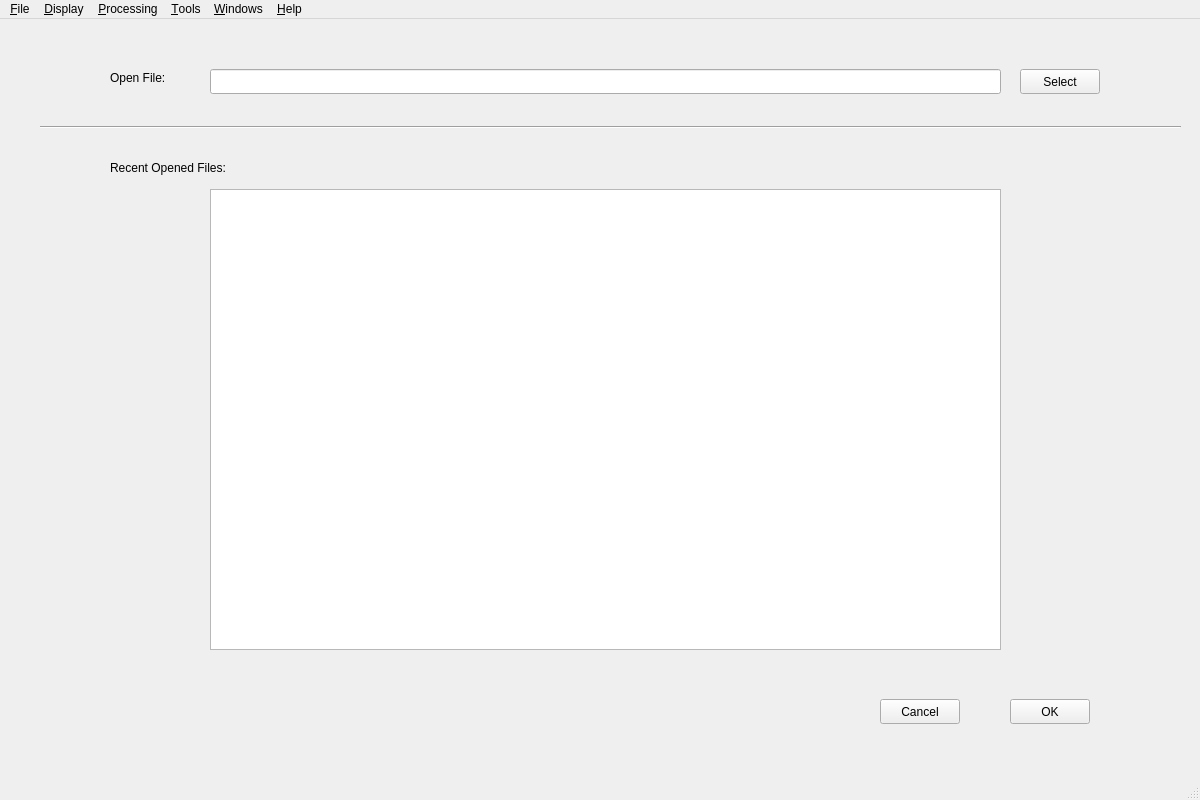
<?xml version="1.0" encoding="UTF-8"?>
<ui version="4.0">
 <class>SeismicDataProcessing2D</class>
 <widget class="QMainWindow" name="SeismicDataProcessing2D">
  <property name="geometry">
   <rect>
    <x>0</x>
    <y>0</y>
    <width>1200</width>
    <height>800</height>
   </rect>
  </property>
  <property name="sizePolicy">
   <sizepolicy hsizetype="Fixed" vsizetype="Fixed">
    <horstretch>0</horstretch>
    <verstretch>0</verstretch>
   </sizepolicy>
  </property>
  <property name="mouseTracking">
   <bool>true</bool>
  </property>
  <property name="windowTitle">
   <string>Seismic Data Processing 2D</string>
  </property>
  <property name="dockOptions">
   <set>QMainWindow::AllowTabbedDocks|QMainWindow::AnimatedDocks</set>
  </property>
  <property name="unifiedTitleAndToolBarOnMac">
   <bool>true</bool>
  </property>
  <widget class="QWidget" name="centralwidget">
   <widget class="QFrame" name="startupFrame">
    <property name="geometry">
     <rect>
      <x>40</x>
      <y>10</y>
      <width>1141</width>
      <height>651</height>
     </rect>
    </property>
    <property name="frameShape">
     <enum>QFrame::NoFrame</enum>
    </property>
    <property name="frameShadow">
     <enum>QFrame::Raised</enum>
    </property>
    <widget class="QLabel" name="label">
     <property name="geometry">
      <rect>
       <x>70</x>
       <y>40</y>
       <width>83</width>
       <height>17</height>
      </rect>
     </property>
     <property name="text">
      <string>Open File:    </string>
     </property>
    </widget>
    <widget class="QSplitter" name="splitter">
     <property name="geometry">
      <rect>
       <x>0</x>
       <y>90</y>
       <width>1141</width>
       <height>16</height>
      </rect>
     </property>
     <property name="orientation">
      <enum>Qt::Horizontal</enum>
     </property>
     <widget class="Line" name="line">
      <property name="orientation">
       <enum>Qt::Horizontal</enum>
      </property>
     </widget>
    </widget>
    <widget class="QLineEdit" name="startupOpenFileLineEdit">
     <property name="geometry">
      <rect>
       <x>170</x>
       <y>40</y>
       <width>791</width>
       <height>25</height>
      </rect>
     </property>
    </widget>
    <widget class="QPushButton" name="startupSelectFileBtn">
     <property name="geometry">
      <rect>
       <x>980</x>
       <y>40</y>
       <width>80</width>
       <height>25</height>
      </rect>
     </property>
     <property name="text">
      <string>Select</string>
     </property>
    </widget>
    <widget class="QFrame" name="startupFileInfoFrame">
     <property name="geometry">
      <rect>
       <x>60</x>
       <y>110</y>
       <width>1021</width>
       <height>531</height>
      </rect>
     </property>
     <property name="frameShape">
      <enum>QFrame::NoFrame</enum>
     </property>
     <property name="frameShadow">
      <enum>QFrame::Raised</enum>
     </property>
     <widget class="QLabel" name="label_2">
      <property name="geometry">
       <rect>
        <x>10</x>
        <y>20</y>
        <width>145</width>
        <height>17</height>
       </rect>
      </property>
      <property name="text">
       <string>Recent Opened Files:</string>
      </property>
     </widget>
     <widget class="QListWidget" name="startupRecentFIlesListWidget">
      <property name="geometry">
       <rect>
        <x>110</x>
        <y>50</y>
        <width>791</width>
        <height>461</height>
       </rect>
      </property>
     </widget>
    </widget>
   </widget>
   <widget class="QPushButton" name="sartupCancelBtn">
    <property name="geometry">
     <rect>
      <x>880</x>
      <y>680</y>
      <width>80</width>
      <height>25</height>
     </rect>
    </property>
    <property name="text">
     <string>Cancel</string>
    </property>
   </widget>
   <widget class="QPushButton" name="startupOKBtn">
    <property name="geometry">
     <rect>
      <x>1010</x>
      <y>680</y>
      <width>80</width>
      <height>25</height>
     </rect>
    </property>
    <property name="text">
     <string>OK</string>
    </property>
   </widget>
  </widget>
  <widget class="QMenuBar" name="menubar">
   <property name="geometry">
    <rect>
     <x>0</x>
     <y>0</y>
     <width>1200</width>
     <height>22</height>
    </rect>
   </property>
   <widget class="QMenu" name="menusFile">
    <property name="title">
     <string>&amp;File</string>
    </property>
    <addaction name="action_load_segy_file"/>
    <addaction name="action_saveas_segy_file"/>
    <addaction name="action_close_current_file"/>
    <addaction name="separator"/>
    <addaction name="action_quit_all"/>
   </widget>
   <widget class="QMenu" name="menuDisplay">
    <property name="title">
     <string>&amp;Display</string>
    </property>
    <addaction name="action_display_offsetelev"/>
    <addaction name="separator"/>
    <addaction name="action_display_wt_gather"/>
    <addaction name="action_display_vd_gather"/>
    <addaction name="separator"/>
    <addaction name="action_display_next_gather"/>
    <addaction name="action_display_previous_gather"/>
    <addaction name="action_display_first_gather"/>
    <addaction name="action_display_last_gather"/>
    <addaction name="separator"/>
    <addaction name="action_display_zoomin"/>
    <addaction name="action_display_zoomout"/>
    <addaction name="action_display_zoomfit"/>
    <addaction name="separator"/>
    <addaction name="action_display_parameters"/>
   </widget>
   <widget class="QMenu" name="menuProcessing">
    <property name="title">
     <string>&amp;Processing</string>
    </property>
    <addaction name="action_processing_showdock"/>
   </widget>
   <widget class="QMenu" name="menuTools">
    <property name="title">
     <string>&amp;Tools</string>
    </property>
    <addaction name="action_tools_FrequencyAnalysis"/>
    <addaction name="action_tools_BadTraceSelection"/>
    <addaction name="action_tools_StackVelocityAnalysis"/>
    <addaction name="action_tools_PickingMute"/>
    <addaction name="separator"/>
    <addaction name="action_tools_buildModuleParameters"/>
   </widget>
   <widget class="QMenu" name="menuWindows">
    <property name="title">
     <string>&amp;Windows</string>
    </property>
    <addaction name="action_show_open_file_list"/>
   </widget>
   <widget class="QMenu" name="menuHelp">
    <property name="title">
     <string>&amp;Help</string>
    </property>
    <addaction name="action_about_SDP2D"/>
   </widget>
   <addaction name="menusFile"/>
   <addaction name="menuDisplay"/>
   <addaction name="menuProcessing"/>
   <addaction name="menuTools"/>
   <addaction name="menuWindows"/>
   <addaction name="menuHelp"/>
  </widget>
  <widget class="QStatusBar" name="statusbar">
   <property name="mouseTracking">
    <bool>true</bool>
   </property>
  </widget>
  <action name="action_load_segy_file">
   <property name="icon">
    <iconset resource="sdp2d.qrc">
     <normaloff>:/images/fileopen.png</normaloff>:/images/fileopen.png</iconset>
   </property>
   <property name="text">
    <string>&amp;Load SEGY</string>
   </property>
   <property name="shortcut">
    <string>Ctrl+L</string>
   </property>
  </action>
  <action name="action_saveas_segy_file">
   <property name="icon">
    <iconset resource="sdp2d.qrc">
     <normaloff>:/images/saveAs.png</normaloff>:/images/saveAs.png</iconset>
   </property>
   <property name="text">
    <string>&amp;Save as...</string>
   </property>
   <property name="shortcut">
    <string>Ctrl+S</string>
   </property>
  </action>
  <action name="action_close_current_file">
   <property name="icon">
    <iconset resource="sdp2d.qrc">
     <normaloff>:/images/close.png</normaloff>:/images/close.png</iconset>
   </property>
   <property name="text">
    <string>&amp;Close File</string>
   </property>
   <property name="shortcut">
    <string>Ctrl+C</string>
   </property>
  </action>
  <action name="action_quit_all">
   <property name="icon">
    <iconset resource="sdp2d.qrc">
     <normaloff>:/images/quit.png</normaloff>:/images/quit.png</iconset>
   </property>
   <property name="text">
    <string>&amp;Quit</string>
   </property>
   <property name="shortcut">
    <string>Ctrl+Alt+Q</string>
   </property>
  </action>
  <action name="action_display_offsetelev">
   <property name="checkable">
    <bool>true</bool>
   </property>
   <property name="checked">
    <bool>false</bool>
   </property>
   <property name="icon">
    <iconset resource="sdp2d.qrc">
     <normaloff>:/images/trheader.png</normaloff>:/images/trheader.png</iconset>
   </property>
   <property name="text">
    <string>Display Offset and Elev</string>
   </property>
  </action>
  <action name="action_display_wt_gather">
   <property name="checkable">
    <bool>true</bool>
   </property>
   <property name="checked">
    <bool>false</bool>
   </property>
   <property name="icon">
    <iconset resource="sdp2d.qrc">
     <normaloff>:/images/wiggle.xpm</normaloff>:/images/wiggle.xpm</iconset>
   </property>
   <property name="text">
    <string>Wiggle Trace</string>
   </property>
   <property name="shortcut">
    <string>Ctrl+W</string>
   </property>
  </action>
  <action name="action_display_vd_gather">
   <property name="checkable">
    <bool>true</bool>
   </property>
   <property name="checked">
    <bool>true</bool>
   </property>
   <property name="icon">
    <iconset resource="sdp2d.qrc">
     <normaloff>:/images/colormap.xpm</normaloff>:/images/colormap.xpm</iconset>
   </property>
   <property name="text">
    <string>Variable Density</string>
   </property>
   <property name="shortcut">
    <string>Ctrl+V</string>
   </property>
  </action>
  <action name="action_display_next_gather">
   <property name="icon">
    <iconset resource="sdp2d.qrc">
     <normaloff>:/images/MoveRight.xpm</normaloff>:/images/MoveRight.xpm</iconset>
   </property>
   <property name="text">
    <string>Next Gather</string>
   </property>
   <property name="shortcut">
    <string>Shift+Right</string>
   </property>
  </action>
  <action name="action_display_previous_gather">
   <property name="icon">
    <iconset resource="sdp2d.qrc">
     <normaloff>:/images/MoveLeft.xpm</normaloff>:/images/MoveLeft.xpm</iconset>
   </property>
   <property name="text">
    <string>Previous Gather</string>
   </property>
   <property name="shortcut">
    <string>Shift+Left</string>
   </property>
  </action>
  <action name="action_display_first_gather">
   <property name="icon">
    <iconset resource="sdp2d.qrc">
     <normaloff>:/images/FirstPage.png</normaloff>:/images/FirstPage.png</iconset>
   </property>
   <property name="text">
    <string>First Gather</string>
   </property>
   <property name="shortcut">
    <string>Ctrl+Shift+Left</string>
   </property>
  </action>
  <action name="action_display_last_gather">
   <property name="icon">
    <iconset resource="sdp2d.qrc">
     <normaloff>:/images/LastPage.png</normaloff>:/images/LastPage.png</iconset>
   </property>
   <property name="text">
    <string>Last Gather</string>
   </property>
   <property name="shortcut">
    <string>Ctrl+Shift+Right</string>
   </property>
  </action>
  <action name="action_display_zoomin">
   <property name="icon">
    <iconset resource="sdp2d.qrc">
     <normaloff>:/images/ZoomIn.xpm</normaloff>:/images/ZoomIn.xpm</iconset>
   </property>
   <property name="text">
    <string>Zoom In</string>
   </property>
   <property name="shortcut">
    <string>Ctrl+Shift+=</string>
   </property>
  </action>
  <action name="action_display_zoomout">
   <property name="icon">
    <iconset resource="sdp2d.qrc">
     <normaloff>:/images/ZoomOut.xpm</normaloff>:/images/ZoomOut.xpm</iconset>
   </property>
   <property name="text">
    <string>Zoom Out</string>
   </property>
   <property name="shortcut">
    <string>Ctrl+Shift+-</string>
   </property>
  </action>
  <action name="action_display_zoomfit">
   <property name="icon">
    <iconset resource="sdp2d.qrc">
     <normaloff>:/images/fitscreen.png</normaloff>:/images/fitscreen.png</iconset>
   </property>
   <property name="text">
    <string>Zoom to Fit</string>
   </property>
   <property name="shortcut">
    <string>Ctrl+Shift+F</string>
   </property>
  </action>
  <action name="action_display_parameters">
   <property name="text">
    <string>Display Parameters</string>
   </property>
   <property name="shortcut">
    <string>Ctrl+P</string>
   </property>
  </action>
  <action name="action_processing_showdock">
   <property name="checkable">
    <bool>true</bool>
   </property>
   <property name="checked">
    <bool>false</bool>
   </property>
   <property name="text">
    <string>Show processing dock</string>
   </property>
  </action>
  <action name="action_tools_buildModuleParameters">
   <property name="text">
    <string>Build Module Parameters</string>
   </property>
  </action>
  <action name="action_show_open_file_list">
   <property name="checkable">
    <bool>true</bool>
   </property>
   <property name="checked">
    <bool>true</bool>
   </property>
   <property name="text">
    <string>Show Open Files</string>
   </property>
  </action>
  <action name="action_about_SDP2D">
   <property name="text">
    <string>About SDP2D</string>
   </property>
  </action>
  <action name="action_tools_FrequencyAnalysis">
   <property name="checkable">
    <bool>true</bool>
   </property>
   <property name="icon">
    <iconset resource="sdp2d.qrc">
     <normaloff>:/images/toolsFFT.jpg</normaloff>:/images/toolsFFT.jpg</iconset>
   </property>
   <property name="text">
    <string>Frequency Analysis</string>
   </property>
  </action>
  <action name="action_tools_StackVelocityAnalysis">
   <property name="checkable">
    <bool>true</bool>
   </property>
   <property name="icon">
    <iconset resource="sdp2d.qrc">
     <normaloff>:/images/velAna.png</normaloff>:/images/velAna.png</iconset>
   </property>
   <property name="text">
    <string>Stack Velocity nanlysis</string>
   </property>
  </action>
  <action name="action_tools_BadTraceSelection">
   <property name="checkable">
    <bool>true</bool>
   </property>
   <property name="icon">
    <iconset resource="sdp2d.qrc">
     <normaloff>:/images/toolsEdit.png</normaloff>:/images/toolsEdit.png</iconset>
   </property>
   <property name="text">
    <string>Bad Trace Selection</string>
   </property>
  </action>
  <action name="action_tools_PickingMute">
   <property name="checkable">
    <bool>true</bool>
   </property>
   <property name="icon">
    <iconset resource="sdp2d.qrc">
     <normaloff>:/images/toolsMute.png</normaloff>:/images/toolsMute.png</iconset>
   </property>
   <property name="text">
    <string>Picking Mute</string>
   </property>
  </action>
 </widget>
 <resources>
  <include location="sdp2d.qrc"/>
 </resources>
 <connections/>
</ui>
